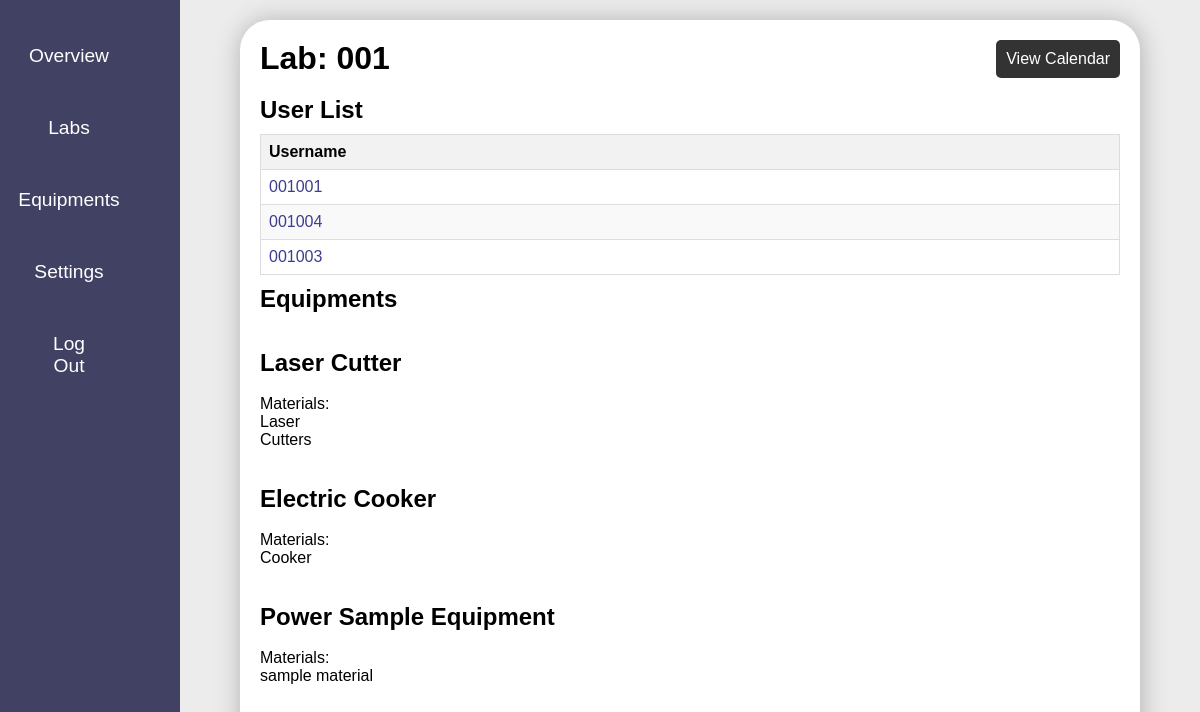
/s_lab_detail/5/ (signed in), run on the app's committed database.
### equ/models.py (models this page shows, shortened)
class Lab(models.Model):
    name = models.CharField(max_length=100)
    lab_admin = models.ForeignKey(
        User,
        limit_choices_to={'groups__name': 'admin'},
        null=True,  # Set the default value to None
        on_delete=models.CASCADE,
        related_name='lab_admin_of'
    )

class Equipment(models.Model):
    name = models.CharField(max_length=100)
    lab = models.ForeignKey('Lab', on_delete=models.CASCADE, related_name='equipments')

class Material(models.Model):
    equipment = models.ForeignKey(Equipment, on_delete=models.CASCADE,null=True,blank=True,default=None)
    name = models.CharField(max_length=100)

### equ/views.py (the view)
# urls.py: path('s_lab_detail/<int:pk>/', views.s_lab_detail, name='s_lab_detail'),
@login_required
@superadmin_required
def s_lab_detail(request,pk):
    lab = get_object_or_404(Lab,pk=pk)
    users = User.objects.filter(profile__lab=lab)
    equipment = Equipment.objects.filter(lab=lab)
    equipment = equipment.prefetch_related('material_set')
    context = {'users': users, 'equipments':equipment,'lab':lab}
    return render(request, 'equ/s_lab_detail.html',context)

### equ/views.py (called while the page is built)
def superadmin_required(function):
    decorator = user_passes_test(lambda user: user.groups.filter(name='superadmin').exists())
    return decorator(function)

### equ/templates/equ/s_lab_detail.html
{% extends "equ/s_base.html" %}
{% block content %}
<div class="labs">
<div class="cln_btn">
  <h1>Lab: {{lab.name}}</h1>
  <a href="{% url 'c_list_superadmin' lab.pk %}" class="btn btn-primary">View Calendar</a></div>
<br>
<div class="members">
  <h2>User List</h2>
<table class="user-table">
  <thead>
    <tr>
      <th>Username</th>
    </tr>
  </thead>
  <tbody>
    {% for user in users %}
      <tr>
        <td><a href="{% url 's_member_detail' user.pk %}">{{ user.username }}</a></td>
      </tr>
    {% endfor %}
  </tbody>
</table>
<h2>Equipments</h2>
  <ul class="equipment_list">
    {% for equipment in equipments %}
    <br><br>
      <h2>{{ equipment.name }}</h2>
      <br>Materials:
      <ul>
      {% for material in equipment.material_set.all %}
        <li>{{ material.name }}</li>
      {% endfor %}
      </ul>
    {% endfor %}
</div>
</div>
{% endblock content %}

### static/css/style.css (style rules this page uses)
:root { --primary:rgb(65 65 100); --secondary:rgb(97, 97, 131); }
* { box-sizing: border-box; margin: 0; padding: 0; font-family: Arial, Helvetica, sans-serif; }
ul { list-style: none; }
.btn { display: inline-block; padding: 8px 15px; background-color: rgb(65, 65, 100); color: #fff; text-decoration:none; border-radius: 5px; }
.btn { display: block; width: 100%; padding: 10px; background-color: #333; color: #fff; text-decoration: none; border: none; border-radius: 5px; cursor: pointer; }
.members { width: 100%; }
.user-table { width: 100%; border-collapse: collapse; margin: 10px 0; }
.user-table a { text-decoration: none; color: #3d3d90; }
.user-table th, .user-table td { padding: 8px; border: 1px solid #ddd; }
.user-table th { background-color: #f2f2f2; text-align: left; }
.user-table tbody tr:nth-child(even) { background-color: #f9f9f9; }
.labs { width: 100%; height: 100%; }
.cln_btn a { width: max-content; }
.cln_btn { width: 100%; display: flex; justify-content: space-between; }

### data on the page
Lab: name "001"
Equipment: name "Laser Cutter"
Material: name "Laser"
Material: name "Cutters"
Equipment: name "Electric Cooker"
Material: name "Cooker"
Equipment: name "Power Sample Equipment"
Material: name "sample material"

### other printed values
{{ user.username }} "001001"
{{ user.username }} "001004"
{{ user.username }} "001003"
